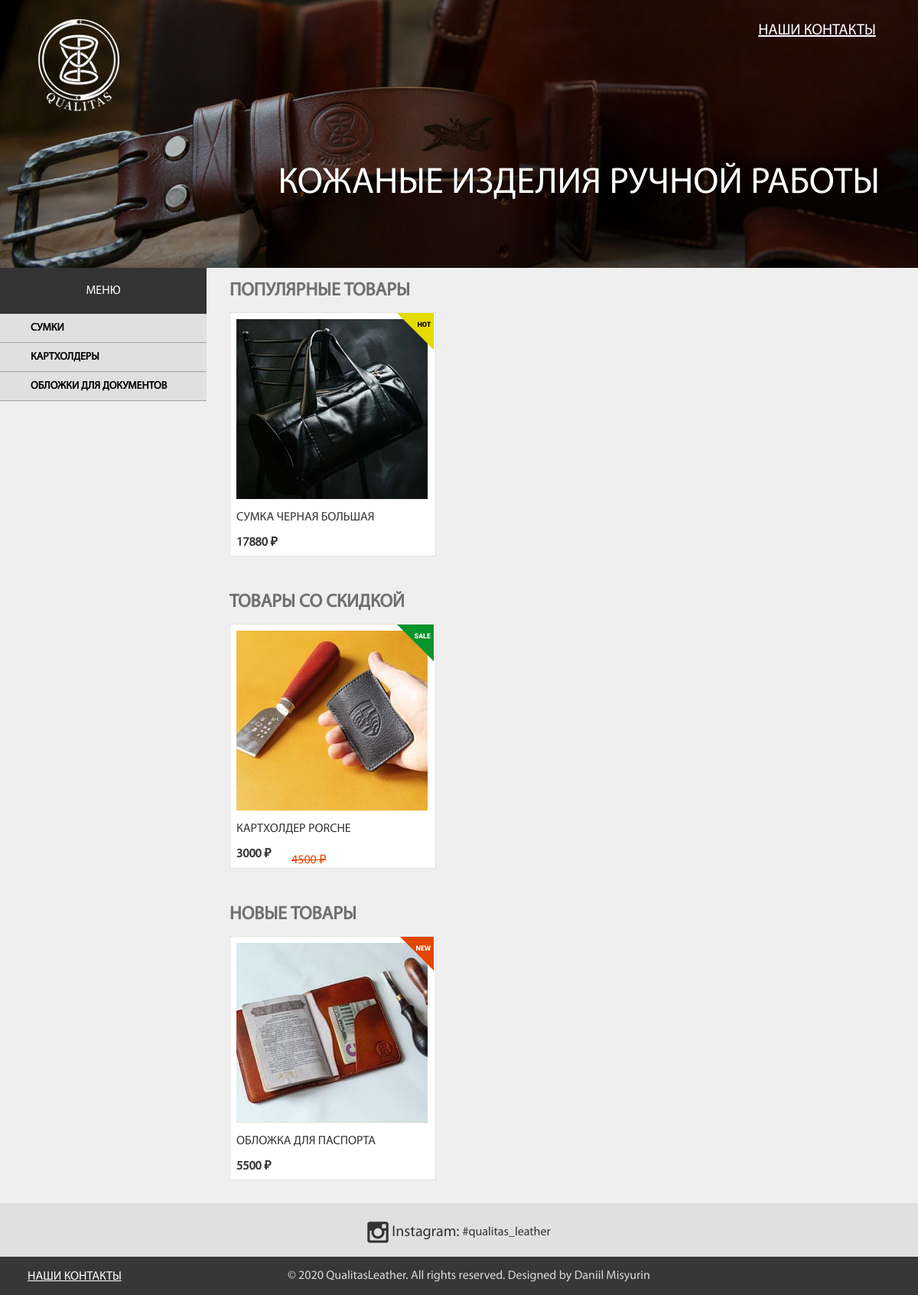
/, run on an earlier commit of the app's database.
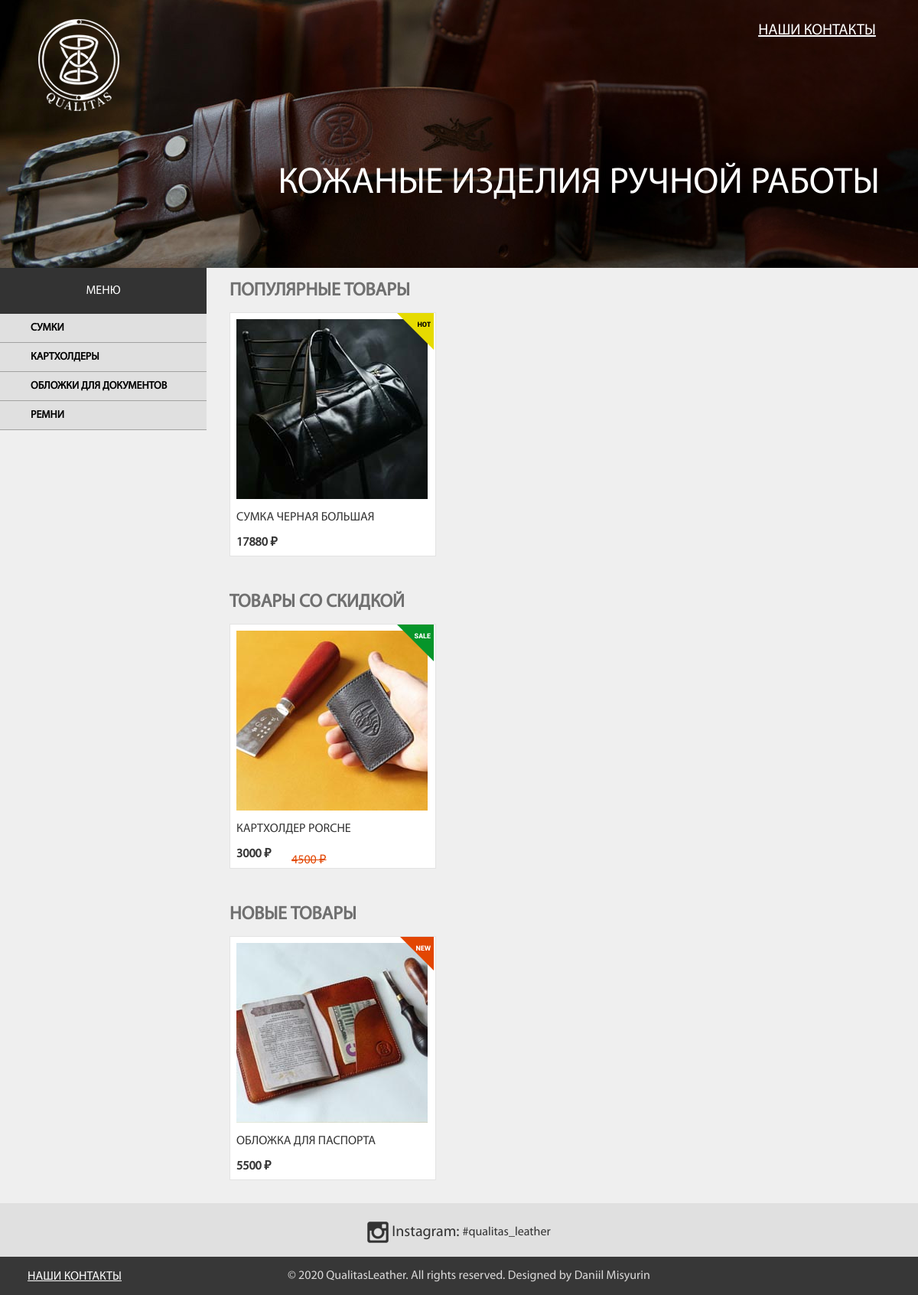
And on a later commit of the database.
### appProductCategory/models.py (models this page shows, shortened)
class ProductCategory(models.Model):
    product_category_name = models.CharField(max_length=200, verbose_name='Категория товара')
    class Meta:
        verbose_name = "Категория товара"
        verbose_name_plural = "Категории товаров"

### appProductItem/models.py (models this page shows, shortened)
class ProductItem(models.Model):
    product_name = models.CharField(max_length=255, verbose_name='Наименование')
    product_category = models.ForeignKey(ProductCategory, on_delete=models.PROTECT, verbose_name='Категория товара')
    product_group = models.ForeignKey(ProductGroup, on_delete=models.PROTECT, verbose_name='Группа товара')
    product_price = models.CharField(max_length=255, verbose_name='Цена')
    product_old_price = models.CharField(max_length=255, default='-',  verbose_name='Старая цена')
    product_color = models.ForeignKey(ProductColor, on_delete=models.PROTECT, verbose_name='Цвет')
    product_material = models.ForeignKey(ProductMaterial, on_delete=models.PROTECT, verbose_name='Материал')
    product_fitting = models.ForeignKey(ProductFitting, on_delete=models.PROTECT, null=True, blank=True, verbose_name='Фурнитура')
    product_make_time = models.ForeignKey(ProductMakeTime, on_delete=models.PROTECT, verbose_name='Время изготовления')
    product_size = models.CharField(max_length=255, verbose_name='Размер')
    product_description = models.TextField(verbose_name='Описание')
    product_img_main = models.ImageField(upload_to='product_img/', verbose_name='Картинка для группы товаров 250х235')
    product_img_main_alt = models.CharField(max_length=255, verbose_name='Альтернативный текст фото')
    class Meta:
        verbose_name = "Товар"
        verbose_name_plural = "1. Товары"

### appCMS/views.py (the view)
# urls.py: path('', index_page),
def index_page(request):
    prodItemsInGroups = getProdItemInGroups()
    return render(request, './index.html', {
        'productCategoryList' : productCategoryList,
        'prodItemsInGroups' : prodItemsInGroups,
    })

### appProductItem/views.py (called while the page is built)
def getProdItemInGroups():
    products = ProductItem.objects.select_related('product_category').exclude(product_group=1)
    return products

### templates/index.html
{% extends 'base.html' %}
{% load static %}
{% block mainContent %}
<div class="main-content">
    <section class="product-grid">
        <h1 class="main-h1-title product-grid__title">Популярные товары</h1>
        <ul class="product-grid__list">
            {% for prodItem in prodItemsInGroups %}
                {% if prodItem.product_group.id == 4 %}
                    <li class="product">
                        <a href="/product/{{prodItem.id}}" class="product__link">
                            <div class="product__image-wraper">
                                <img src="{{prodItem.product_img_main.url}}" alt="{{prodItem.product_img_main_alt}}" class="product__img">
                            </div>
                            <div class="product__description-wrap">
                                <p class="product__title">{{prodItem.product_name}}</p>
                                <p class="product__price">{{prodItem.product_price}} &#8381;</p>
                            </div>
                            <span class="triangle-field-hot"></span>
                            <span class="triangle-text-hot">hot</span>
                        </a>
                    </li>
                {% endif %}
            {% endfor %}
        </ul>
    </section>
    <section class="product-grid">
        <h1 class="main-h1-title product-grid__title">Товары со скидкой</h1>
        <ul class="product-grid__list">
            {% for prodItem in prodItemsInGroups %}
                {% if prodItem.product_group.id == 2 %}
                    <li class="product">
                        <a href="/product/{{prodItem.id}}" class="product__link">
                            <div class="product__image-wraper">
                                <img src="{{prodItem.product_img_main.url}}" alt="{{prodItem.product_img_main_alt}}" class="product__img">
                            </div>
                            <div class="product__description-wrap">
                                <p class="product__title">{{prodItem.product_name}}</p>
                                <p class="product__price">{{prodItem.product_price}} &#8381;</p>
                                <p class="product__sale-price">{{prodItem.product_old_price}} &#8381;</p>
                            </div>
                            <span class="triangle-field-sale"></span>
                            <span class="triangle-text-sale">sale</span>
                        </a>
                    </li>
                {% endif %}
            {% endfor %}
        </ul>
    </section>
    <section class="product-grid">
        <h1 class="main-h1-title product-grid__title">Новые товары</h1>
        <ul class="product-grid__list">
            {% for prodItem in prodItemsInGroups %}
                {% if prodItem.product_group.id == 3 %}
                    <li class="product">
                        <a href="/product/{{prodItem.id}}" class="product__link">
                            <div class="product__image-wraper">
                                <img src="{{prodItem.product_img_main.url}}" alt="{{prodItem.product_img_main_alt}}" class="product__img">
                            </div>
                            <div class="product__description-wrap">
                                <p class="product__title">{{prodItem.product_name}}</p>
                                <p class="product__price">{{prodItem.product_price}} &#8381;</p>
                            </div>
                            <span class="triangle-field-new"></span>
                            <span class="triangle-text-new">new</span>
                        </a>
                    </li>
                {% endif %}
            {% endfor %}
        </ul>
    </section>
</div>
{% endblock %}

### templates/base.html (shortened to what this page needs)
<!DOCTYPE html>
{% load static %}
<html>
<head>
    <link rel="stylesheet" href="{% static 'font-awesome-4.7.0/css/font-awesome.min.css' %}">
    <link rel="stylesheet" href="{% static 'css/normalize.css' %}">
    <link rel="stylesheet" href="{% static 'css/fancybox4.css' %}">
    <link rel="stylesheet" href="{% static 'css/style.css' %}">
</head>
<body class="page">
    <div class=page-wrapper>
        {% include 'includes/header.html' %}
        <main class="page-main">
            {% include 'includes/nav-left.html' %}
            {% block mainContent %}
            {% endblock %}
        </main>
    </div>
    {% include 'includes/footer.html' %}
</body>
</html>

### templates/includes/header.html
{% load static %}
<header class="page-header">
    <div class="page-header__logo-wrap">
        <a href="/" class="page-header__logo-link">
            <picture>
                <source media="(min-width: 768px)" srcset="{% static 'img/logo-big.png' %}">
                <img class="page-header__logo-img" src="{% static 'img/logo-small.png' %}" alt="Логотип мастерской Qualitas Leather">
            </picture>
        </a>
    </div>
    <a href="/contacts/" class="button-our-contacts page-header__our-contacts">Наши контакты</a>
    <p class="page-header__titel">Кожаные изделия<br> ручной работы</p>
</header>

### templates/includes/nav-left.html (shortened to what this page needs)
{% load static %}
<nav class="main-nav">
    <div class="main-nav__title">
        <span class="main-nav__title-text">Меню</span>
    </div>
    <ul class="main-nav__list main-nav__list--closed main-nav__list--nojs">
        {% for productCategory in productCategoryList %}
        <li class="main-nav__item">
            <a class="main-nav__link" href="/category/{{productCategory.id}}">{{productCategory.product_category_name}}</a>
        </li>
        {% endfor %}
    </ul>
</nav>

### templates/includes/footer.html
{% load static %}
<footer class="page-footer">
    <div class="footer-insta">
        <a href="https://www.instagram.com/qualitas_leather/" class="footer-insta__text-block">
            <span class="footer-insta__img-insta"></span>
            <span class="footer-insta__big-text">Instagram:</span> <span class="footer-insta__small-text">#qualitas_leather</span>
        </a>
    </div>
    <div class="footer">
        <a href="/contacts/" class="button-our-contacts footer__our-contacts">Наши контакты</a>
        <p class="footer__designedby">© 2020 QualitasLeather. All rights reserved.<br> Designed by Daniil Misyurin</p>
    </div>
</footer>

What changed in the data, as far as the page shows it:
added ProductCategory: product_category_name "РЕМНИ"
